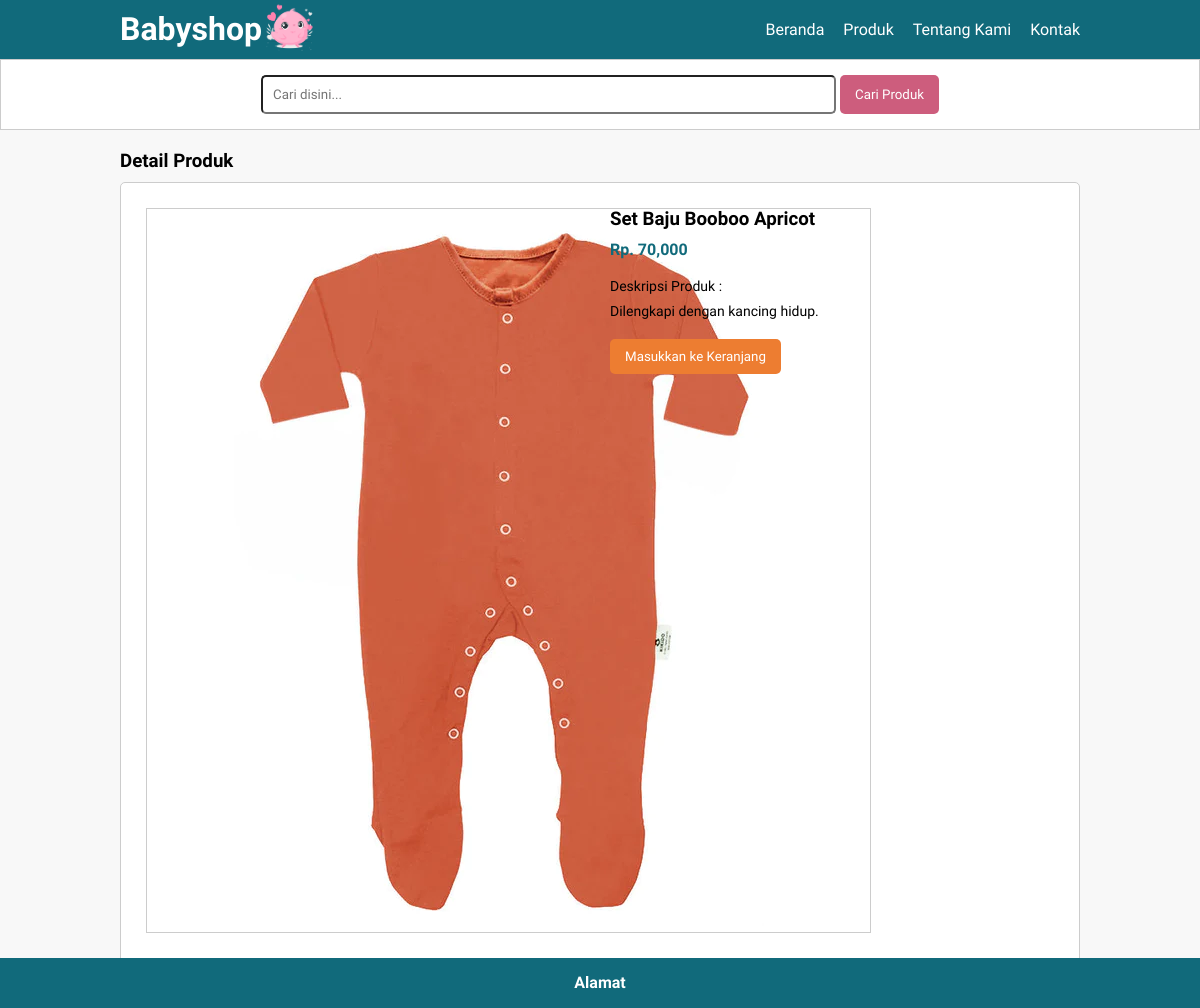
/detail-produk.php?id=6, run on the app's committed database.
### tables this page shows
CREATE TABLE `produk` (
  `id_produk` int(11) NOT NULL,
  `id_kategori` int(11) NOT NULL,
  `nama_produk` varchar(100) NOT NULL,
  `harga_produk` int(11) NOT NULL,
  `deskripsi_produk` text NOT NULL,
  `gambar_produk` varchar(100) NOT NULL,
  `status_produk` tinyint(1) NOT NULL,
  `tanggal_pembuatan` timestamp NOT NULL DEFAULT current_timestamp()
);

### detail-produk.php (the view, shortened to what this page needs)
<?php
    include 'db.php';
    $produk = mysqli_query($conn, "SELECT * FROM produk WHERE id_produk = '".$_GET['id']."' ");
    $p = mysqli_fetch_object($produk);
?>
<!DOCTYPE html>
<html lang="en">
<head>
    <link rel="stylesheet" href="css/style.css">
</head>
<body>
    <header>
        <div class="container">
        <img class="logo" src="img/bg-login.png" width="55px">
            <h1><a href="index.php">Babyshop</a></h1>
            <ul>
                <li><a href="index.php">Beranda</a></li>
                <li><a href="produk.php">Produk</a></li>
                <li><a href="tentang-kami.php">Tentang Kami</a></li>
                <li><a href="kontak.php">Kontak</a></li>
            </ul>
        </div>
    </header>
    <div class="search">
        <div class="container">
            <form action="produk.php">
                <input type="search" name="search" placeholder="Cari disini..." value="<?php echo $_GET['search'] ?>">
                <input type="submit" name="cari" value="Cari Produk">
            </form>
        </div>
    </div>
    <div class="section">
        <div class="container">
            <h3>Detail Produk</h3>
            <div class="box">
                <div class="col-2">
                    <img src="produk/<?php echo $p->gambar_produk ?>">
                </div>
                <div class="col-2">
                    <h3><?php echo $p->nama_produk ?></h3>
                    <h4>Rp. <?php echo number_format($p->harga_produk) ?></h4>
                    <p>Deskripsi Produk :<br>
                        <?php echo $p->deskripsi_produk ?>
                    </p>
                    <p class="kata"><a href="keranjang.php"><input type="submit" name="submit" value="Masukkan ke Keranjang" class="btn3"></a></p>
                </div>
            </div>
        </div>
    </div>
    <div class="footer">
        <div class="container">
            <h4>Alamat</h4>
        </div>
    </div>
</body>
</html>

### css/style.css (style rules this page uses)
* { padding: 0; margin: 0; font-family: 'Quicksand', sans-serif; box-sizing: border-box; }
body { background-color: #f8f8f8; }
a { color: inherit; text-decoration: none; }
.btn3 { padding: 10px 15px; background-color: #ED7D31; color: white; border: none; border-radius: 5px; cursor: pointer; }
header { background-color: #116A7B; color: white; }
header h1 { float: left; padding: 10px 0; }
header ul { float: right; }
header ul li { display: inline-block; }
header ul li a { padding: 20px 0 20px 15px; display: inline-block; color: white; }
.container { width: 80%; margin: 0 auto; }
.container::after { content: ''; display: block; clear: both; }
.section { padding: 20px 0; }
.box { background-color: white; border: 1px solid #ccc; padding: 15px; margin: 10px 0 25px 0; box-sizing: border-box; border-radius: 5px; }
.box::after { content: ''; display: block; clear: both; }
.search { padding: 15px 0; background-color: white; border: 1px solid #ccc; text-align: center; }
.search input[type=search] { width: 60%; padding: 10px; border-radius: 5px; }
.search input[type=submit] { padding: 12px 15px; background-color: #CD5D7D; color: white; border: none; border-radius: 5px; cursor: pointer; }
.kata { margin: 5px 0; padding-bottom: 10px; }
.footer { position: fixed; padding: 0px 10px; bottom: 0; width: 100%; height: 50px; line-height:50px; background-color: #116A7B; color: white; text-align: center; }
.col-2 { width: 50%; min-height: 200px; padding: 10px; box-sizing: border-box; float: left; }
.col-2 img { border: 1px solid #ccc; padding: 5px; box-sizing: border-box; }
.col-2 h3 { margin-bottom: 10px; }
.col-2 h4 { color: #116A7B; }
.col-2 p { margin: 15px 0; text-align: justify; line-height: 25px; font-size: 14px; }

### data on the page
produk: gambar_produk (picture), nama_produk "Set Baju Booboo Apricot", harga_produk "70,000", deskripsi_produk "Dilengkapi dengan kancing hidup."
